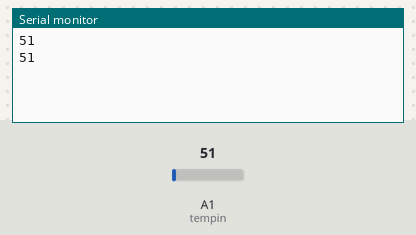
A sketch run on a simulated Arduino Uno, built with avr-gcc and run on an emulated ATmega328P. Parts: the last lines printed to the serial monitor. Inputs (shaded band) come from the test bench; at power-on: A1 (tempin) = 51.

Above: at 1.8 s.
1.9 s: A1 (tempin) set to 61
At 2.8 s:
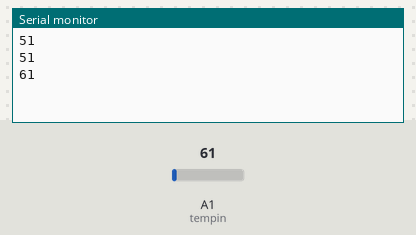
3.4 s: A1 (tempin) set to 71
At 4.3 s:
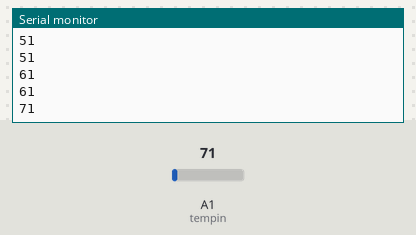
Timing chart, 0 to 6.4 s (numbered marks = the images above; inputs shaded):
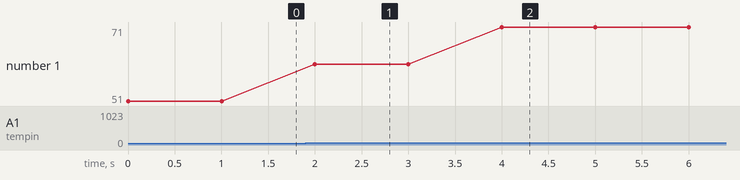

The sketch:

Arduinoside.ino
```cpp
#define tempin A1
int temp = 0;

void setup() {
  // put your setup code here, to run once:
pinMode(tempin, INPUT);
Serial.begin(9600);
}

void loop() {
  // put your main code here, to run repeatedly:
temp = analogRead(tempin) ;//* 0.125 - 22.0;
Serial.println(temp);
delay(1000);
}
```

Measured:
- after the input at 1.9 s, the serial monitor: prints a new line after 0.10 s (image 1)
- after the input at 3.4 s, the serial monitor: prints a new line after 0.60 s (image 2)
- plotted number 1: 51 → 61 after the input at 1.9 s, 61 → 71 after the input at 3.4 s
